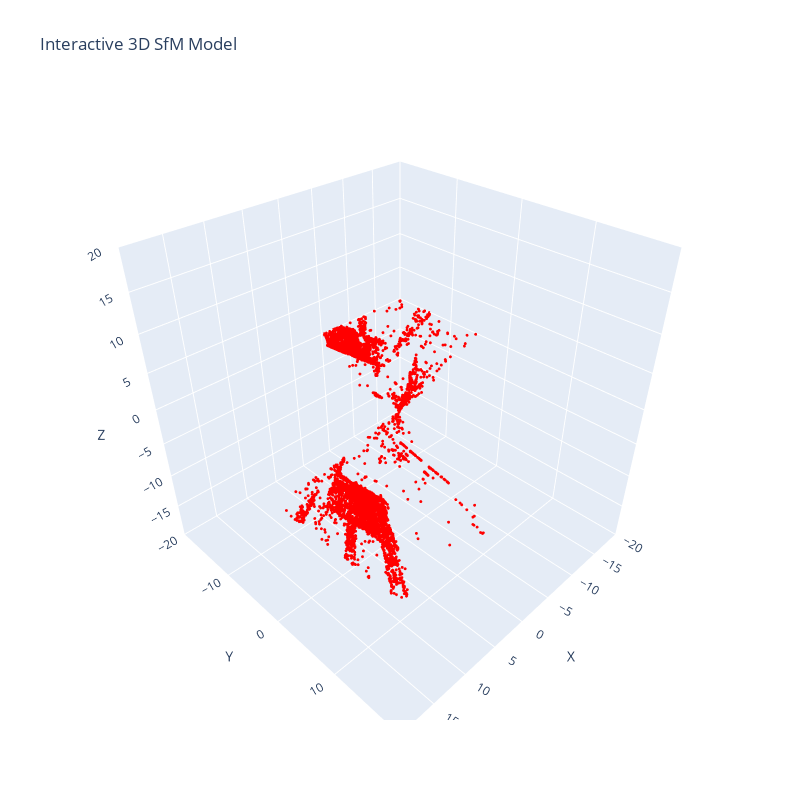

Notebook source saved alongside this figure:
### Code cell
# Initialize the figure
fig = go.Figure()

min_ = -20
max_ = 20

fig.update_layout(
    scene=dict(
        xaxis=dict(
            title='X',
            range=[min_, max_] 
        ),
        yaxis=dict(
            title='Y',
            range=[min_, max_]  
        ),
        zaxis=dict(
            title='Z',
            range=[min_, max_] 
        )
    ),
    title="Interactive 3D SfM Model",
    width=800,  
    height=800 
)

# Set initial data
fig.add_trace(go.Scatter3d(
    x=[],
    y=[],
    z=[],
    mode='markers',
    marker=dict(size=1, color='red')
))

# Function to add points
def add_pointset(pts):
    # Generate random coordinates
    x = pts[:,0]
    y = pts[:,1]
    z = pts[:,2]

    # Append the new points to the existing data
    fig.data[0].x = list(fig.data[0].x) + list(x)
    fig.data[0].y = list(fig.data[0].y) + list(y)
    fig.data[0].z = list(fig.data[0].z) + list(z)


add_pointset(pts3D)
display(fig)

### Figure 1 — Plotly figure (JSON) as saved in the notebook; plotly's stock layout.template omitted (floating-point values rounded to 4 significant figures; data arrays with more than 128 entries replaced by an {"elided": "..."} marker saying what was removed)
{"data": [{"marker": {"color": "red", "size": 1}, "mode": "markers", "type": "scatter3d", "x": {"elided": "13106 float values"}, "y": {"elided": "13106 float values"}, "z": {"elided": "13106 float values"}}], "layout": {"height": 800, "scene": {"xaxis": {"range": [-20, 20], "title": {"text": "X"}}, "yaxis": {"range": [-20, 20], "title": {"text": "Y"}}, "zaxis": {"range": [-20, 20], "title": {"text": "Z"}}}, "title": {"text": "Interactive 3D SfM Model"}, "width": 800}}
